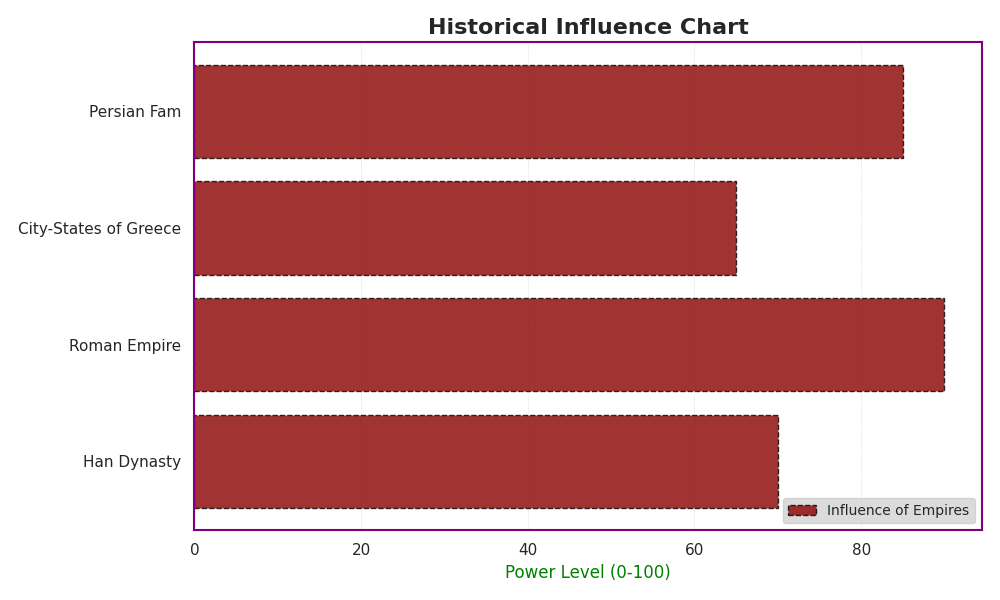

Here is the Python script that generated this plot:
import matplotlib.pyplot as plt
import numpy as np

civilizations = ['Han Dynasty', 'Roman Empire', 'City-States of Greece', 'Persian Fam']
influence = np.array([70, 90, 65, 85])

fig, ax = plt.subplots(figsize=(10, 6))
y_pos = np.arange(len(civilizations))

ax.barh(y_pos, influence, color='darkred', alpha=0.8, edgecolor='black', linestyle='--')

ax.set_yticks(y_pos)
ax.set_yticklabels(civilizations)
ax.set_xlabel('Power Level (0-100)', fontsize=12, color='green')
ax.set_title('Historical Influence Chart', fontsize=16, fontweight='bold')

for spine in ax.spines.values():
    spine.set_edgecolor('purple')
    spine.set_linewidth(1.5)

ax.grid(True, which='both', axis='x', linestyle=':', linewidth=0.5)

ax.legend(['Influence of Empires'], loc='lower right', fontsize=10, frameon=True, facecolor='lightgrey')

plt.tight_layout()
plt.show()
